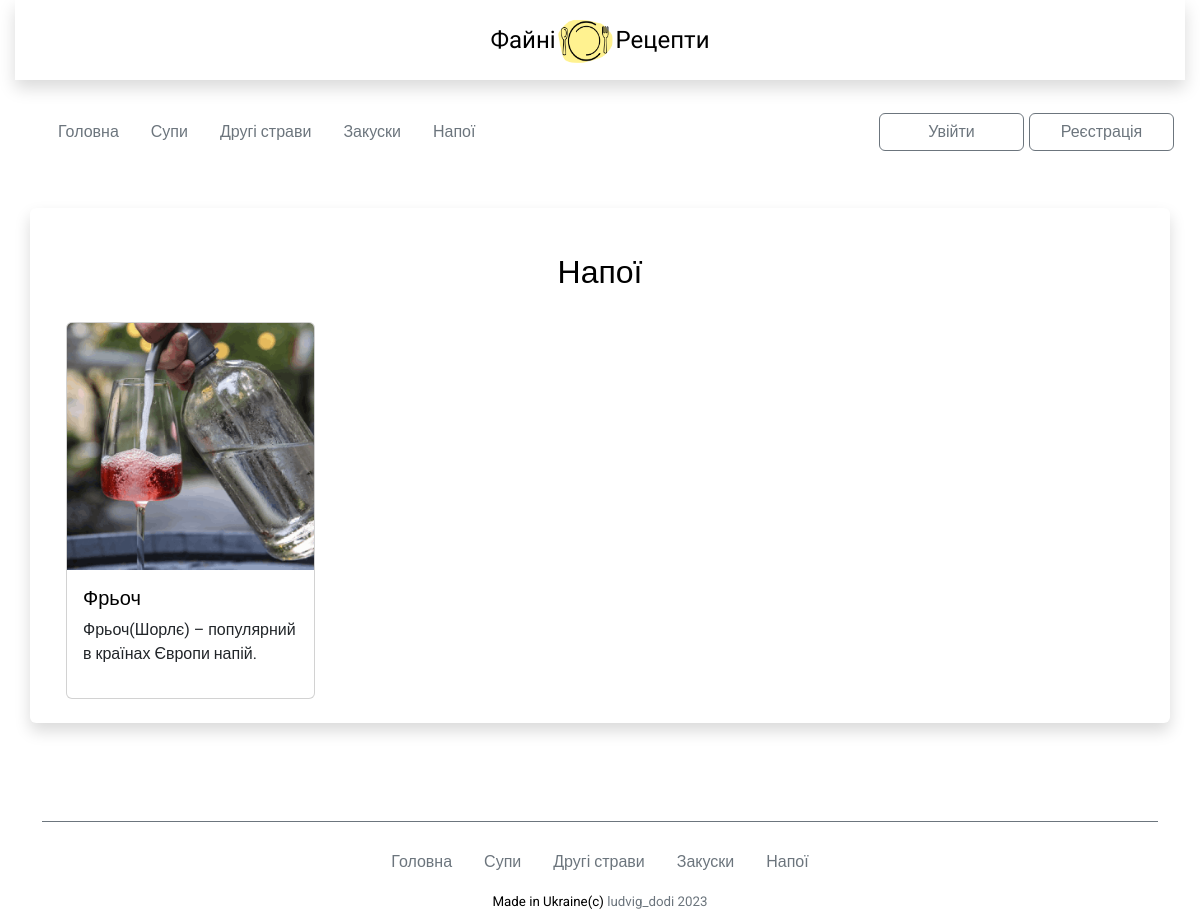
Before: /drink with the older database file.
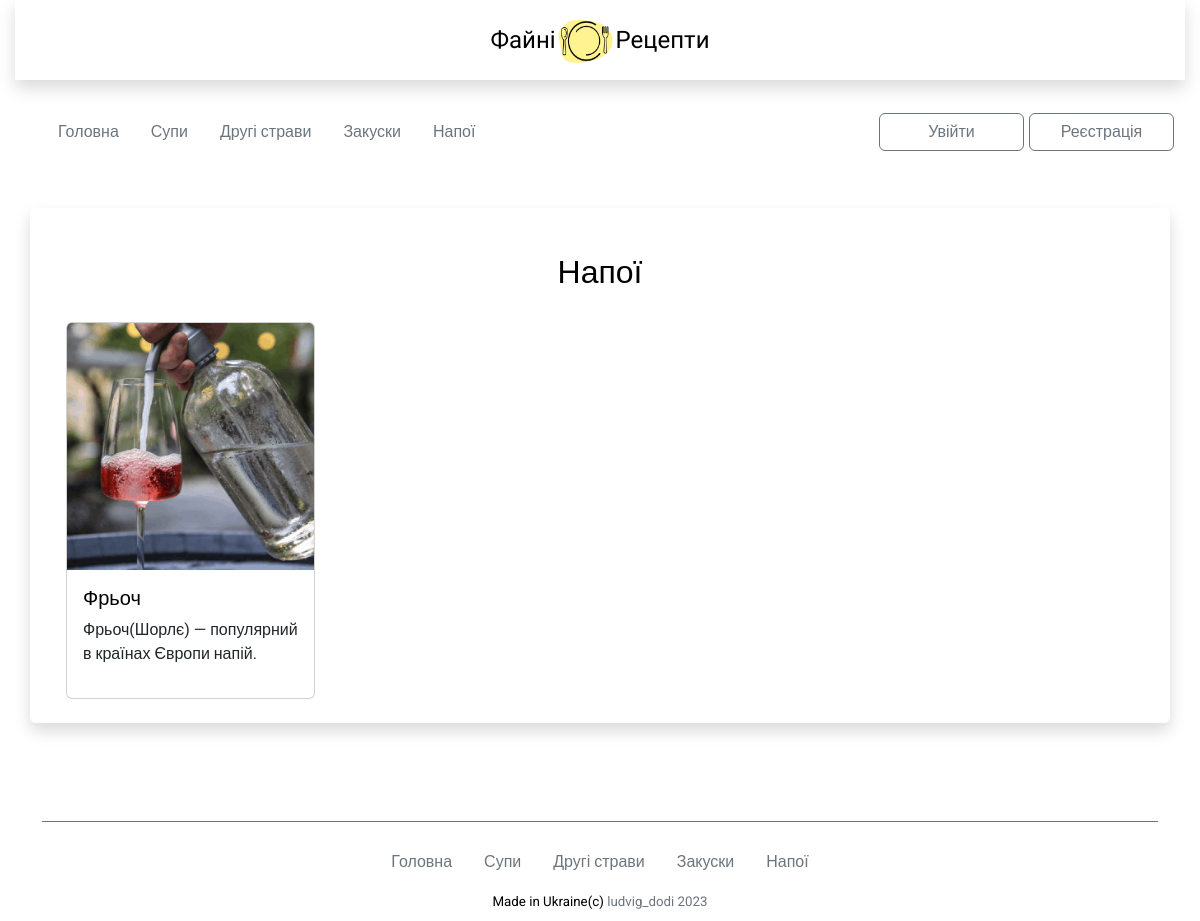
After: the same page with the newer database file.
### recipes_app/models.py (models this page shows, shortened)
class Recipes(models.Model):
    name = models.CharField('Назва страв', max_length=30, blank=False)
    food_type = models.CharField('Тип їжі', max_length=20, blank=False, default='')
    short_desc = models.TextField('Короткий опис', max_length=80, blank=False)
    img = models.ImageField(null=True, blank=True, upload_to="media/", verbose_name='img')
    text = RichTextUploadingField('Recipe')
    text_second = models.TextField('text', default='-')
    text_third = models.TextField('text', default='-')

### recipes_app/views.py (the view)
# urls.py: path('drink', drink_page, name='drink_page'),
def drink_page(request):
    drink = Recipes.objects.all()
    return render(request, 'drink_page.html', context={'drink': drink})

### templates/drink_page.html
{% extends 'base.html' %}
{% load static %}
{% block content %}
<div class="container shadow p-4 mb-5 mt-5 bg-body rounded">
    <div class="container">
        <h1>Напої </h1>
        <div class="row gy-3">
            {%  for i in drink %}
            {% if i.food_type == 'drink' %}
            <div class="col-lg-3 col-md-4 col-sm-6">
                <div class="card h-100 mb-3">
                    <a href="{{i.id}}"><img src="{{i.img.url}}" class="card-img-top" alt="..."></a>
                    <div class="card-body">
                    <a href="{{i.id}}">
                        <h5 class="card-title">{{i.name}}</h5>
                    </a>
                    <p class="card-text">{{i.short_desc}}</p>
                    </div>
                </div>
            </div>
            {% endif %}
            {% endfor %}
        </div>
    </div>
</div>
{% endblock content %}

Changed rows visible on the page:
changed Recipes "Фрьоч": short_desc "Фрьоч(Шорлє) – популярний в країнах Європи напій." → "Фрьоч(Шорлє) — популярний в країнах Європи напій."
